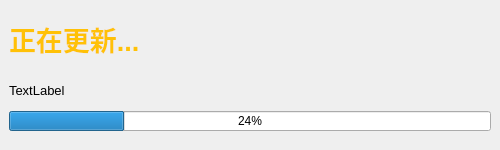
<?xml version="1.0" encoding="UTF-8"?>
<ui version="4.0">
 <class>MainWindow</class>
 <widget class="QMainWindow" name="MainWindow">
  <property name="geometry">
   <rect>
    <x>0</x>
    <y>0</y>
    <width>500</width>
    <height>150</height>
   </rect>
  </property>
  <property name="windowTitle">
   <string>更新中</string>
  </property>
  <widget class="QWidget" name="centralwidget">
   <layout class="QGridLayout" name="gridLayout">
    <item row="0" column="0">
     <layout class="QVBoxLayout" name="verticalLayout">
      <item>
       <widget class="QLabel" name="label">
        <property name="font">
         <font>
          <pointsize>20</pointsize>
          <weight>75</weight>
          <bold>true</bold>
         </font>
        </property>
        <property name="styleSheet">
         <string notr="true">color:#ffc107</string>
        </property>
        <property name="text">
         <string>正在更新...</string>
        </property>
       </widget>
      </item>
      <item>
       <widget class="QLabel" name="label_2">
        <property name="maximumSize">
         <size>
          <width>16777215</width>
          <height>30</height>
         </size>
        </property>
        <property name="font">
         <font>
          <pointsize>10</pointsize>
         </font>
        </property>
        <property name="text">
         <string>TextLabel</string>
        </property>
       </widget>
      </item>
      <item>
       <widget class="QProgressBar" name="progressBar">
        <property name="maximumSize">
         <size>
          <width>16777215</width>
          <height>20</height>
         </size>
        </property>
        <property name="value">
         <number>24</number>
        </property>
       </widget>
      </item>
      <item>
       <spacer name="verticalSpacer">
        <property name="orientation">
         <enum>Qt::Vertical</enum>
        </property>
        <property name="sizeType">
         <enum>QSizePolicy::Fixed</enum>
        </property>
        <property name="sizeHint" stdset="0">
         <size>
          <width>20</width>
          <height>10</height>
         </size>
        </property>
       </spacer>
      </item>
     </layout>
    </item>
   </layout>
  </widget>
 </widget>
 <resources/>
 <connections/>
</ui>
